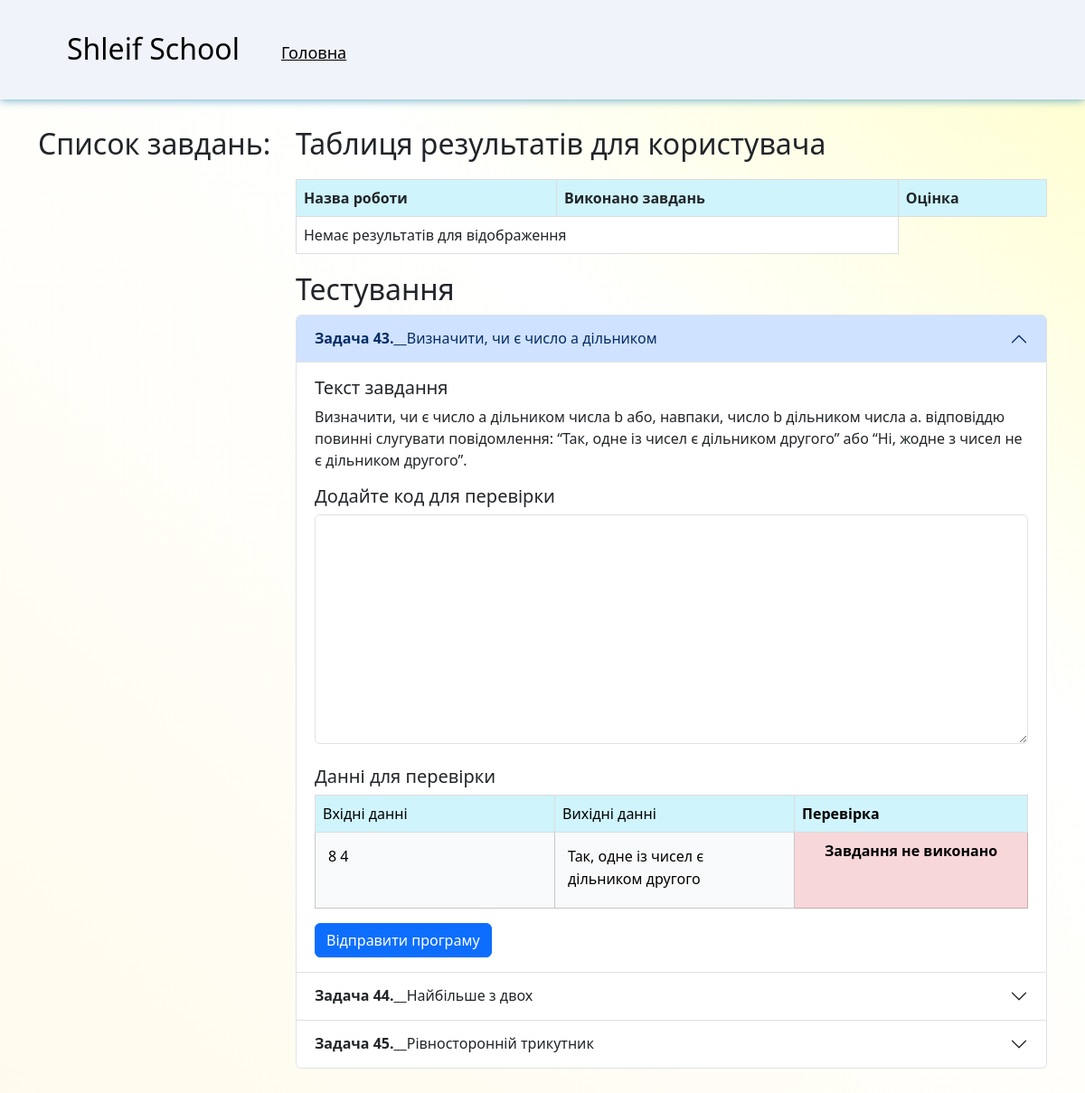
Page /programist.ua/user_task_list.php?task=Тестування on the committed database.
### tables this page shows
CREATE TABLE `programs` (
  `id` int(11) NOT NULL,
  `category` varchar(255) NOT NULL,
  `title` varchar(255) NOT NULL,
  `progatext` text NOT NULL,
  `progatest` text NOT NULL,
  `progatemplate` text NOT NULL,
  `input` varchar(255) NOT NULL,
  `output` varchar(255) NOT NULL,
  `f_in` varchar(255) NOT NULL,
  `f_out` varchar(255) NOT NULL,
  `code` int(11) NOT NULL
);

### programist.ua/user_task_list.php (the view, shortened to what this page needs)
<?php
include "header.php";
include "phpscript.php";
$taskname = $_GET['task'] ?? '';
$sql_tasks = "SELECT checkbox_data FROM tasks WHERE taskname = ?";
$stmt_tasks = $conn->prepare($sql_tasks);
$stmt_tasks->bind_param("s", $taskname);
$stmt_tasks->execute();
$result_tasks = $stmt_tasks->get_result();
$checkbox_data_array = array();
while ($row_tasks = $result_tasks->fetch_assoc()) {
    $checkbox_data_array[] = $row_tasks['checkbox_data'];
}
$titles = array();
foreach ($checkbox_data_array as $checkbox_data) {
    $sql_programs = "SELECT * FROM programs WHERE id = ?";
    $stmt_programs = $conn->prepare($sql_programs);
    $stmt_programs->bind_param("s", $checkbox_data);
    $stmt_programs->execute();
    $result_programs = $stmt_programs->get_result();
    while ($row_programs = $result_programs->fetch_assoc()) {
        $titles[] = $row_programs;
    }
}
?>
<body>
    <?php
        include "top_header.php";
     ?>
<div class="container">
    <div class="row">
        <div class="col-md-3">
            <h2>Список завдань:</h2>
        </div>
        <div class="col-md-9">
            <?php
                include "result_user.php";
             ?>
            <h2> <?php echo $taskname; ?> </h2>
            <div class="accordion" id="accordionExample">
            <?php
            $count = 0;
            foreach ($titles as $title) {
                $count = $count +1;
                ?>
                  <div class="accordion-item">
                    <h2 class="accordion-header">
                      <button class="accordion-button
                      <?php
                      if ($count != 1){
                        echo " collapsed ";
                      }
                      ?> " type="button" data-bs-toggle="collapse" data-bs-target="#collapseOne<?php echo $title['id']; ?>" aria-expanded="true" aria-controls="collapseOne" onclick="autoResize(document.getElementById('myTextarea<?php echo $title['id']; ?>'))">
                       <Strong>Задача <?php echo $title['id']; ?>.</Strong> <?php echo "__".$title['title']; ?>
                      </button>
                    </h2>
                    <div id="collapseOne<?php echo $title['id']; ?>" class="accordion-collapse collapse
                      <?php
                      if ($count == 1){
                          echo " show ";
                      }
                      ?>
                     " data-bs-parent="#accordionExample">
                      <div class="accordion-body">
                        <h5>Текст завдання</h5>
                        <p><?php echo $title['progatext']; ?></p>
                        <h5>Додайте код для перевірки</h5>
                        <form id="python_form<?php echo $title['id']; ?>" method="post">
                        <textarea class="form-control" id="user_code<?php echo $title['id']; ?>" name="user_code" rows="10"></textarea><br>
                        <h5>Данні для перевірки</h5>
                        <table class="table table-info">
                            <tr>
                                 <td>Вхідні данні</td>
                                 <td>Вихідні данні</td>
                                 <td><strong>Перевірка</strong></td>
                               </tr>
                               <tr>
                                 <td class="table-light">
                                    <textarea class="text-in-out" id="myTextarea1<?php echo $title['id']; ?>"><?php echo $title['f_in']; ?>
                                    </textarea></td>
                                 <td class="table-light">
                                    <textarea class="text-in-out" id="myTextarea<?php echo $title['id']; ?>"  ><?php echo $title['f_out']; ?>
                                    </textarea>
                                </td>
                                 <?php
                                 $sql_result = "SELECT * FROM result WHERE login = ? AND id_proga = ?";
                                 $stmt_result = $conn->prepare($sql_result);
                                 $stmt_result->bind_param("si", $_SESSION['username'], $title['id']);
                                 $stmt_result->execute();
                                 $result_result = $stmt_result->get_result();
                                 if ($result_result->num_rows > 0) {
                                     echo '<td id="result'.$title['id'].'" class="table-success">Завдання виконано</td>';
                                 } else {
                                     echo '<td id="result'.$title['id'].'" class="table-danger">Завдання не виконано</td>';
                                 }
                                  ?>
                               </tr>
                        </table>
                        <?php
                            if ($result_result->num_rows < 1) {
                                ?>
                                <button class="b-show btn btn-primary" id="but<?php echo $title['id']; ?>" type="button" onclick="sendPythonCode<?php echo $title['id']; ?>();">Відправити програму</button>
                                <?php
                            }
                         ?>
                        </form>
                      </div>
                    </div>
                  </div>
                <?php
            }
             ?>
             </div>
        </div>
    </div>
</div>
<?php
include "footer.php";
?>

### programist.ua/css/main.css (style rules this page uses)
body { padding: 0; margin: 0; background: rgb(255,254,203); background: linear-gradient(221deg, rgba(255,254,203,1) 0%, rgba(145,253,255,0.0032387955182072714) 35%, rgba(255,251,235,1) 100%); }
.result table th, td { border: 1px solid #ddd; padding: 8px; text-align: left; background-color: #fff; }
.admin-res th, td { border: 1px solid #ddd; padding: 8px; text-align: left; }
.b-show { visibility: visible; }
.text-in-out { background-color: #f8f9fa;; resize: none; overflow: hidden; min-height: 30px; width: 100%; border: 1px solid #f8f9fa;; padding: 5px; font-size: 16px; line-height: 1.6; }
.table-success, .table-danger { text-align: center; font-weight: bold; }

### rows in the picture
programs: id "43", title "Визначити, чи є число а дільником", progatext "Визначити, чи є число а дільником числа b або, навпаки, число b дільником числа а. відповіддю повинні слугувати повідомлення: “Так, одне із чисел є дільником другого” або “Ні, жодне з чисел не є дільником другого”.", id+f_in "8 4", id+f_out "Так, одне із чисел є дільником другого"
programs: id "44", title "Найбільше з двох"
programs: id "45", title "Рівносторонній трикутник"

### other values in the picture
$taskname "Тестування"
